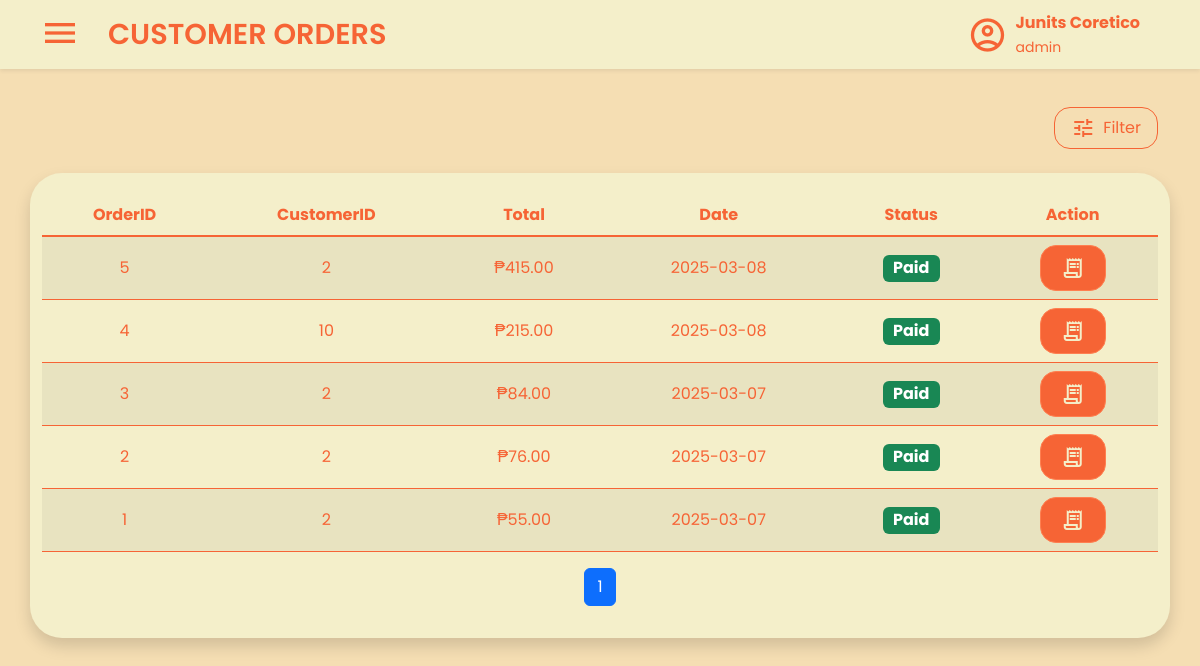
Page /views/orders.php (signed in) on the earlier database version.
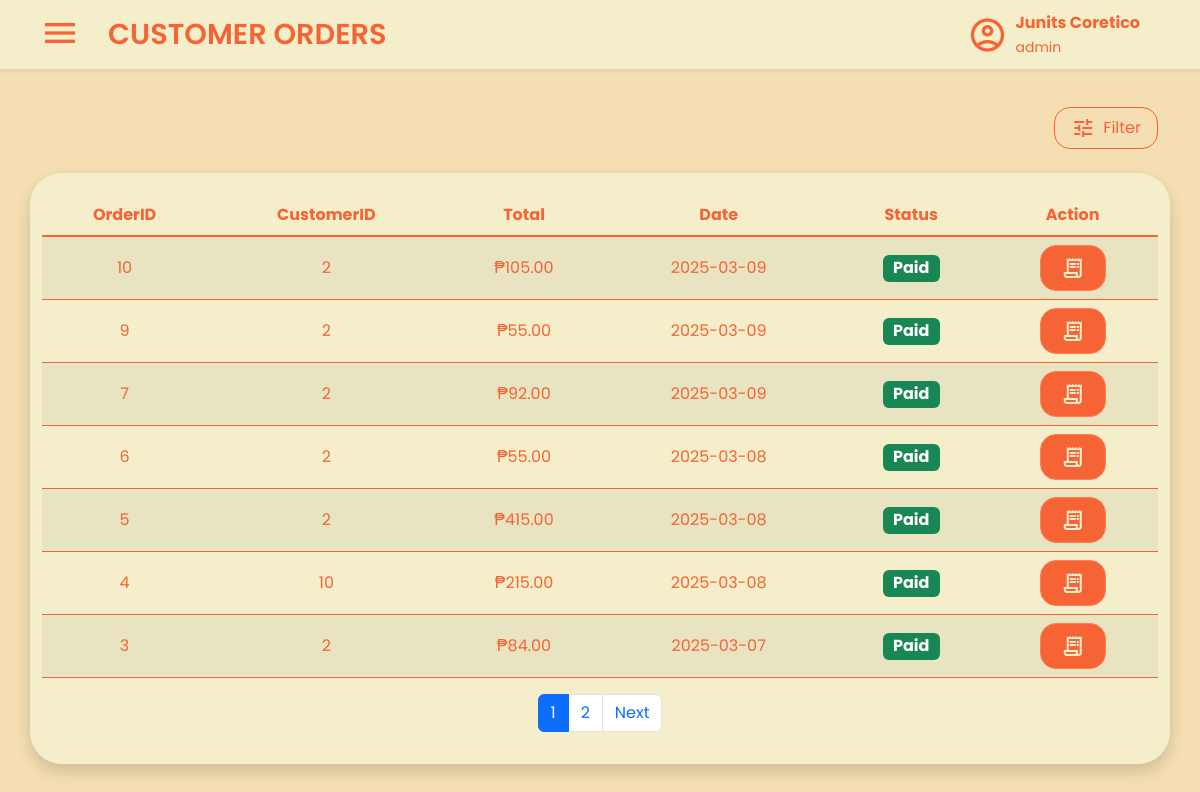
Same page on the later database version.
### tables this page shows
CREATE TABLE `orders` (
  `OrderID` int(11) NOT NULL,
  `CustomerID` int(11) DEFAULT NULL,
  `Date` datetime NOT NULL,
  `Total` decimal(10,2) NOT NULL,
  `Status` char(5) NOT NULL,
  `Delivery` int(11) DEFAULT NULL,
  `Created_At` datetime NOT NULL DEFAULT current_timestamp(),
  `Created_By` int(11) NOT NULL,
  `Updated_At` datetime NOT NULL DEFAULT current_timestamp() ON UPDATE current_timestamp(),
  `Updated_By` int(11) NOT NULL
);

### views/orders.php (the view, shortened to what the changed rows need)
<?php
include '../database/database.php';
$records_per_page = 7;
$page = isset($_GET['page']) && is_numeric($_GET['page']) ? $_GET['page'] : 1;
$offset = ($page - 1) * $records_per_page;
$total_query = "SELECT COUNT(*) AS total FROM Orders";
$total_result = $conn->query($total_query);
$total_row = $total_result->fetch_assoc();
$total_records = $total_row['total'];
$total_pages = ceil($total_records / $records_per_page);
$stmt = $conn->prepare("SELECT OrderID, CustomerID, Date, Status, Total
                        FROM Orders
                        ORDER BY Date DESC
                        LIMIT ? OFFSET ?");
$stmt->bind_param("ii", $records_per_page, $offset);
$stmt->execute();
$result = $stmt->get_result();
?>
<!DOCTYPE html>
<html lang="en">
<head>
  <link rel="stylesheet" href="../statics/products-style.css" />
  <link rel="stylesheet" href="../statics/style.css" />
  <link rel="stylesheet" href="../statics/css/bootstrap.min.css" />
</head>
<body class="main">
  <div class="container mt-4 pt-5">
    <div class="row align-items-center justify-content-end">
      <div class="container-fluid mt-4 rounded-5 shadow">
        <div class="table-responsive mb-3">
          <table class="table table-striped rounded-3">
            <thead>
              <tr>
                <th class="text-center">OrderID</th>
                <th class="text-center">CustomerID</th>
                <th class="text-center">Total</th>
                <th class="text-center">Date</th>
                <th class="text-center">Status</th>
                <th class="text-center">Action</th>
              </tr>
            </thead>
            <tbody class="table-group-divider">
              <?php
              if ($result->num_rows > 0) {
                while ($row = $result->fetch_assoc()) {
                  echo "<tr>";
                  echo "<td class='align-middle text-center'>{$row['OrderID']}</td>";
                  echo "<td class='align-middle text-center'>{$row['CustomerID']}</td>";
                  echo "<td class='align-middle text-center'>₱" . number_format($row['Total'], 2) . "</td>";
                  echo "<td class='align-middle text-center'>" . date("Y-m-d", strtotime($row['Date'])) . "</td>";
                  $status = $row['Status'];
                  $badgeClass = ($status == 'Paid') ? 'text-bg-success' : (($status == 'Pending') ? 'text-bg-warning' : 'text-bg-danger');
                  echo "<td class='align-middle text-center'><span class='badge $badgeClass fs-6'>{$status}</span></td>";
                  echo "<td class='align-middle text-center'>
                    <button
                    class='btn add-product-button btn-primary rounded-4 d-block mx-auto d-flex align-items-center justify-content-center preview-order'
                    data-id='{$row['OrderID']}'
                    >
                        <span class='material-icons-outlined'>receipt_long</span>
                    </button>
                  </td>";
                  echo "</tr>";
                }
              } else {
                echo "<tr><td colspan='6' class='text-center text-muted py-3'>There's no order yet.</td></tr>";
              }
              ?>
            </tbody>
          </table>
          <nav>
            <ul class="pagination justify-content-center">
              <?php for ($i = 1; $i <= $total_pages; $i++): ?>
                <li class="page-item <?php echo ($i == $page) ? 'active' : ''; ?>">
                  <a class="page-link" href="?page=<?php echo $i; ?>"><?php echo $i; ?></a>
                </li>
              <?php endfor; ?>
              <?php if ($page < $total_pages): ?>
                <li class="page-item">
                  <a class="page-link" href="?page=<?php echo $page + 1; ?>">Next</a>
                </li>
              <?php endif; ?>
            </ul>
          </nav>
        </div>
      </div>
    </div>
  </div>
</body>
</html>

Differences in the rows shown:
no longer on this page (row unchanged): orders: OrderID "2", CustomerID "2", Total "76.00", Date "2025-03-07", Status "Paid"
no longer on this page (row unchanged): orders: OrderID "1", CustomerID "2", Total "55.00", Date "2025-03-07", Status "Paid"
added orders: OrderID "10", CustomerID "2", Total "105.00", Date "2025-03-09", Status "Paid"
added orders: OrderID "9", CustomerID "2", Total "55.00", Date "2025-03-09", Status "Paid"
added orders: OrderID "7", CustomerID "2", Total "92.00", Date "2025-03-09", Status "Paid"
added orders: OrderID "6", CustomerID "2", Total "55.00", Date "2025-03-08", Status "Paid"
Other differences:
new list line: "2"
text now shown: "Next"
